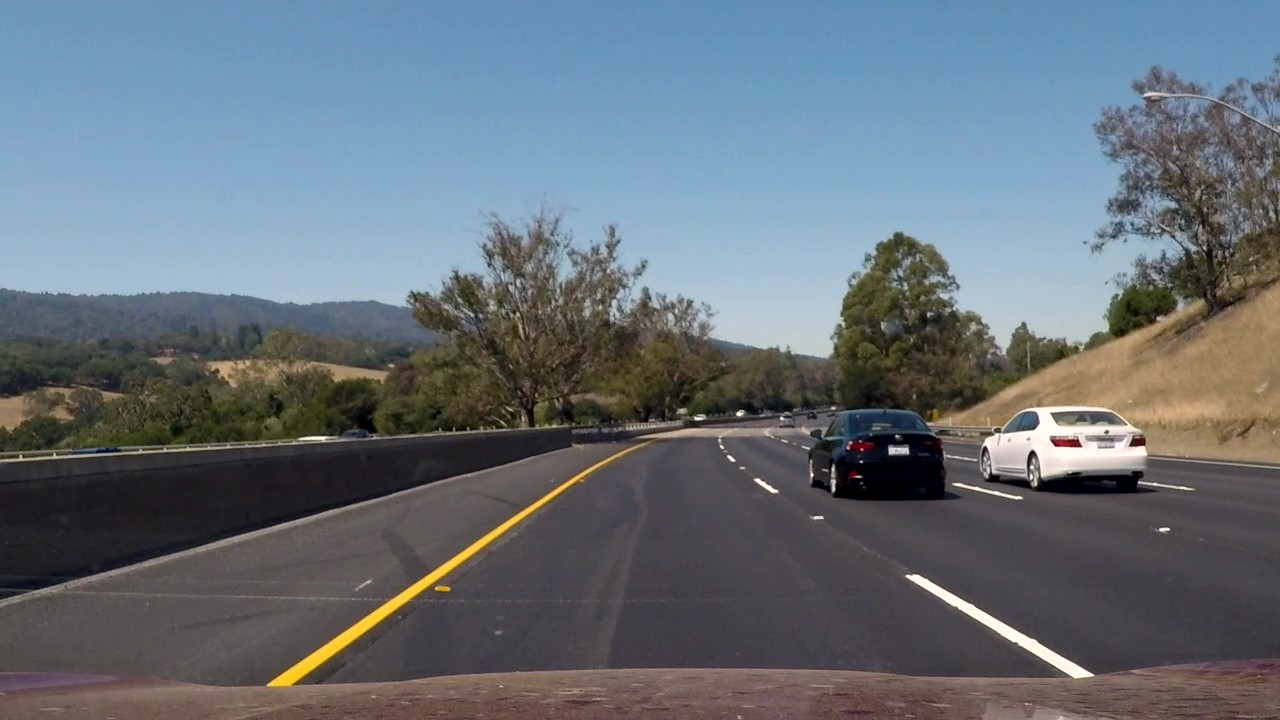
#> input picture test_images/challenge_Moment_1.jpg, 1280 x 720 px
$ python find_edges.py test_images/challenge_Moment_1.jpg
#> lines starting #> are read from the running program, lines starting #| are printed output that depends on the picture; after the words box and inside, x2 and y2 are one past the last pixel; in counts of white or black regions, pixels touching at a corner belong together
#> in main, img is the input picture: shape (720, 1280, 3); mean B, G, R 120.7, 112.2, 102.6
### guiutils.py
"""
The Utilities for different processors
"""
import logging
import numpy as np
import cv2
import os

from pipetuner.processors.imgprocessor import ImageProcessor

# create logger
logger = logging.getLogger(__name__)

###################################
#       SmoothImage
###################################
class SmoothImage (ImageProcessor):
    def __init__(self, name, image=None, on_image_change=None, average_filter_size=3, gaussian_filter_size=1, median_filter_size=1, bilateral_filter_size=1):

        super().__init__(name, image, on_image_change)

        self.setParameter('average_filter_size', average_filter_size)
        self.setParameter('gaussian_filter_size', gaussian_filter_size)
        self.setParameter('median_filter_size', median_filter_size)
        self.setParameter('bilateral_filter_size', bilateral_filter_size)

        # [23 lines left out: functions onchangeAvgFltrSz, onchangeGaussFltrSz, onchangeMdnFltrSz, onchangeBltrlFltrSz, not called in this run]

        self.setWinControl(self._name + " " + self._win_Ctrl)

        cv2.createTrackbar('average_filter_size', self._win_Ctrl, self.getParameter('average_filter_size'), 20, onchangeAvgFltrSz)
        cv2.createTrackbar('gaussian_filter_size', self._win_Ctrl, self.getParameter('gaussian_filter_size'), 20, onchangeGaussFltrSz)
        cv2.createTrackbar('median_filter_size', self._win_Ctrl, self.getParameter('median_filter_size'), 20, onchangeMdnFltrSz)
        cv2.createTrackbar('bilateral_filter_size', self._win_Ctrl, self.getParameter('bilateral_filter_size'), 20, onchangeBltrlFltrSz)

    def averageFilterSize(self):
        return self.getParameter('average_filter_size')

    def gaussianFilterSize(self):
        return self.getParameter('gaussian_filter_size')

    def medianFilterSize(self):
        return self.getParameter('median_filter_size')

    def bilateralFilterSize(self):
        return self.getParameter('bilateral_filter_size')

    def _render(self):
        # Convert it to Grayscale
        self.setWindow(self._name)

        self._blurred_image = cv2.cvtColor(self.image, cv2.COLOR_RGB2GRAY)
        self._blurred_image = cv2.blur(self._blurred_image, (self.averageFilterSize(), self.averageFilterSize()))
        self._blurred_image = cv2.GaussianBlur(self._blurred_image, (self.gaussianFilterSize(), self.gaussianFilterSize()), 0)
        self._blurred_image = cv2.medianBlur(self._blurred_image, self.medianFilterSize())
        self._processed_image = cv2.bilateralFilter(self._blurred_image, 5, self.bilateralFilterSize(), self.medianFilterSize())

        cv2.imshow(self._name, self._processed_image)
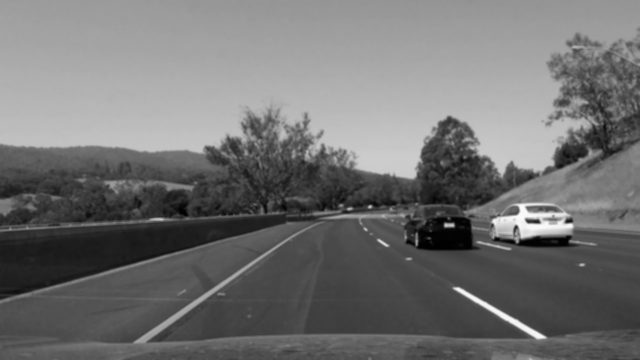
#> window 'Blur': shape (720, 1280) (shown at 1/2 size); min 0, max 250, mean 113.2

###################################
#       EdgeFinder
###################################
class EdgeFinder (ImageProcessor):
    def __init__(self, name, image=None, on_image_change=None, min_threshold=71, max_threshold=163):
        super().__init__(name, image, on_image_change)
        super().__init__(name, image, on_image_change)

        self.setParameter('min_threshold', min_threshold)
        self.setParameter('max_threshold', max_threshold)

        def onchangeThreshold1(pos):
            self.setParameter('min_threshold', pos)
            self.refresh()

        def onchangeThreshold2(pos):
            self.setParameter('max_threshold', pos)
            self.refresh()

        self.setWinControl(self._name + " " + self._win_Ctrl)

        cv2.createTrackbar('min_threshold', self._win_Ctrl, min_threshold, 255, onchangeThreshold1)
        cv2.createTrackbar('max_threshold', self._win_Ctrl, max_threshold, 255, onchangeThreshold2)

    def min_threshold(self):
        return self.getParameter('min_threshold')

    def max_threshold(self):
        return self.getParameter('max_threshold')

    def _render(self):
        self.setWindow(self._name)

        self._processed_image = cv2.Canny(self.image, self.min_threshold(), self.max_threshold())
        cv2.imshow(self._name, self._processed_image)
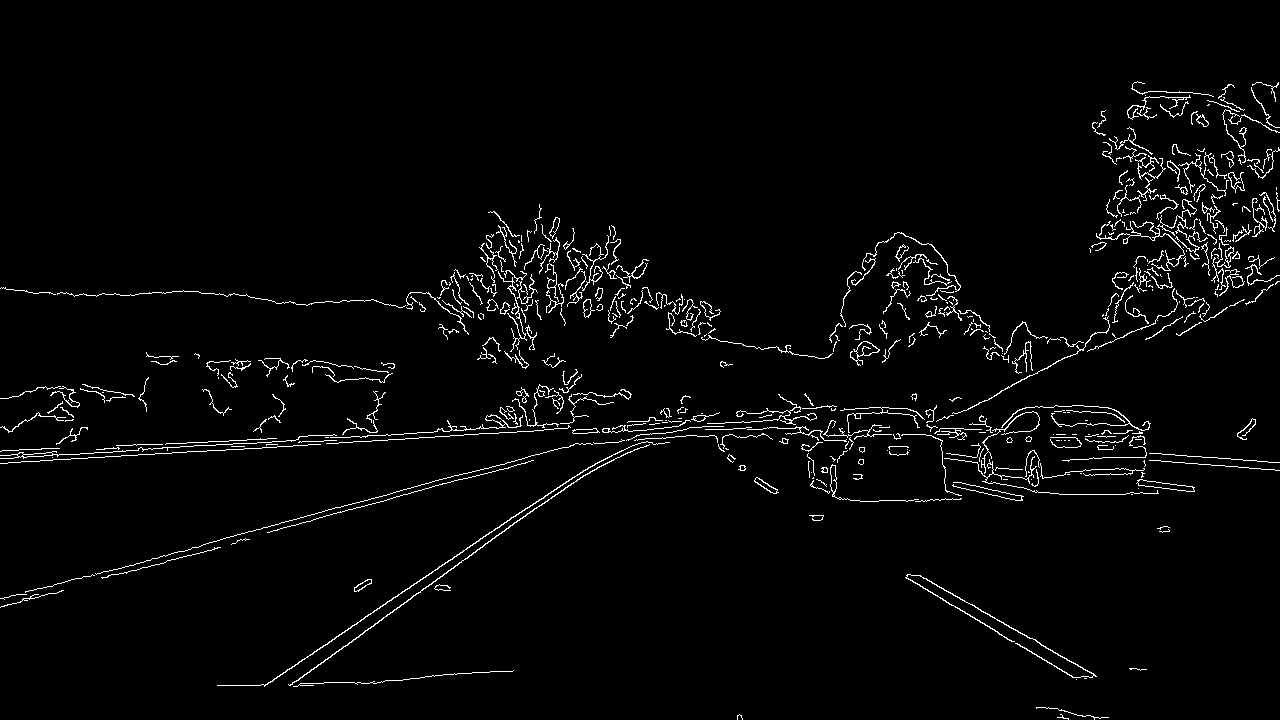
#> window 'Edge': shape (720, 1280); 2.7% white in thin lines or dots, all inside (x1, y1, x2, y2) = (0, 81, 1280, 720)

###################################
#       RegionMask
###################################
class RegionMask (ImageProcessor):
    # [30 lines left out: function __init__, not called in this run]

    def xUp(self):
        return int(self.xUpPercent() * self._xsize)

    def xBottom(self):
        return int(self.xBottomPercent() * self._xsize)

    def yUp(self):
        return int(self.yUpPercent() * self._ysize)

    def yBottom(self):
        return int(self.yBottomPercent() * self._ysize)

    def xUpPercent(self):
        return self.getParameter('x_up')

    def xBottomPercent(self):
        return self.getParameter('x_bottom')

    def yUpPercent(self):
        return self.getParameter('y_up')

    def yBottomPercent(self):
        return self.getParameter('y_bottom')

    # [61 lines left out: functions imageInfo, vertices, setConfig, region_of_interest, _render, not called in this run]

###################################
#       HoughLines
###################################
class HoughLines (ImageProcessor):
    # [57 lines left out: function __init__, not called in this run]

    # The resolution of the parameter r in pixels. We use 1 pixe
    def rho(self):
        return self.getParameter('rho')

    # The resolution of the parameter θ in radians. We use 1 degree (CV_PI/180)
    def thetaDegrees(self):
        return self.getParameter('theta')

    def theta(self):
        return self.thetaDegrees() * np.pi/180

    #  The minimum number of intersections to "detect" a line
    def threshold(self):
        return self.getParameter('threshold')

    # The minimum number of points that can form a line. Lines with less than
    # this number of points are disregarded.
    def minLineLength(self):
        return self.getParameter('min_line_length')

    # The maximum gap between two points to be considered in the same line.
    def maxLineGap(self):
        return self.getParameter('max_line_gap')

    def lineThickness (self):
        return self.getParameter('line_thickness')

    """
    Got the color of the line based on the slop of this line
    This is used for debugging purpose.
    """
    # [213 lines left out: functions getlineColor, draw_lines, get_line, draw_lane, _render, not called in this run]

###################################
#       ImageBlender
###################################
class ImageBlender (ImageProcessor):
    # [26 lines left out: function __init__, not called in this run]

    def alpha(self):
        return self.getParameter('alpha')

    def beta(self):
        return self.getParameter('beta')

    def gamma(self):
        return self.getParameter('gamma')

    def setBaseImage (self, base_image):
        self._base_image = base_image

    # [45 lines left out: functions setConfig, getImageInfo, showImageInfo, _render, not called in this run]

### pipetuner/processors/imgprocessor.py
"""
The parent processor class
"""

import os
import cv2

class ImageProcessor:
    """
    This is the parent class for all images processors
    """
    def __init__(self, name, image=None, image_info = None, on_image_change=None):
        self._name = name
        self._image_info = image_info
        self._config = {}
        self.image = image
        self._on_image_change = on_image_change
        self._processed_image = None
        self._win_Ctrl = 'Controls'
        self._pipline = None


    def __str__( self ) :
        return "( " + "name: " + str( self._name ) + ", " + str(self._config) + ")\n"

    def onImageChange(self, image_processor):
        self.setImage(image_processor.processedImage(), image_processor.imageInfo())

    def setWinControl (self, win_ctrl_name):
        self._win_Ctrl = win_ctrl_name
        # we either use WINDOW_NORMAL or WINDOW_AUTOSIZE
        cv2.namedWindow(self._win_Ctrl, cv2.WINDOW_NORMAL)

    def setWindow (self, win_name):
        # We use WINDOW_KEEPRATIO for image window.
        cv2.namedWindow(win_name, cv2.WINDOW_KEEPRATIO)

    def setImage (self, image, image_info = None):
        self.image = image
        self._image_info = image_info
        self._ysize = self.image.shape[0]
        self._xsize = self.image.shape[1]
        self.refresh()

    """
    This actually means adding the method onImageChange as a callback
    to be called when an image change happend.
    """
    def addProcessor (self, image_processor):
        self._on_image_change = image_processor

    def setPipeline (self, pipeline):
        self._pipline = pipeline

    def onCloseWindow(self):
        cv2.destroyWindow(self._name)

    def processedImage (self):
        return self._processed_image

    def imageInfo (self):
        return self._image_info

    def name (self):
        return self._name

    def _render(self):
        pass

    def setParameter(self, name, value):
        if self._config is not None:
            self._config [name] = value

    def getParameter (self, name):
        if self._config is not None:
            return self._config [name]
        else:
            return None

    def configuration(self):
        return self._config

    # [11 lines left out: functions setConfig, saveProcessedImage, not called in this run]

    def refresh(self):
        """Enforce refresh of the image to invoke the following in the pipeline
        """
        self._render()
        # Notify the following processor in the pipline with the update
        # to force refresh to following Processors
        if self._on_image_change and callable(self._on_image_change):
            self._on_image_change(self)

### find_edges.py
"""
How to run:
python find_edges.py <image path>
"""

import argparse
import cv2
import os

from guiutils import SmoothImage, EdgeFinder


def main():
    parser = argparse.ArgumentParser(description='Visualizes the line for hough transform.')
    parser.add_argument('filename')

    args = parser.parse_args()

    # img = cv2.imread(args.filename, cv2.IMREAD_GRAYSCALE)
    img = cv2.imread(args.filename)
    cv2.imshow('input', img)

    blur_image = SmoothImage('Blur', img, average_filter_size=5, gaussian_filter_size=1, median_filter_size=1, bilateral_filter_size=1)

    edge_finder = EdgeFinder('Edge', blur_image.processedImage(), min_threshold=28, max_threshold=115)
    blur_image.addProcessor (edge_finder.onImageChange)

    # will inforce refresh for all pipeline.
    blur_image.refresh()

    cv2.waitKey(0)

    # print ("Edge parameters: %s")
    # print ("GaussianBlur Filter Size: %f" % edge_finder.filterSize())
    # print ("Threshold2: %f" % edge_finder.threshold2())

    (head, tail) = os.path.split(args.filename)

    (root, ext) = os.path.splitext(tail)

    smoothed_filename = os.path.join("output_images", root + "-smoothed" + ext)
    edge_filename = os.path.join("output_images", root + "-edges" + ext)

    cv2.imwrite(smoothed_filename, edge_finder.processedImage())
    cv2.imwrite(edge_filename, edge_finder.processedImage())

    cv2.destroyAllWindows()


if __name__ == '__main__':
    main()

$ run again, on test_images/challenge_Moment_3.jpg
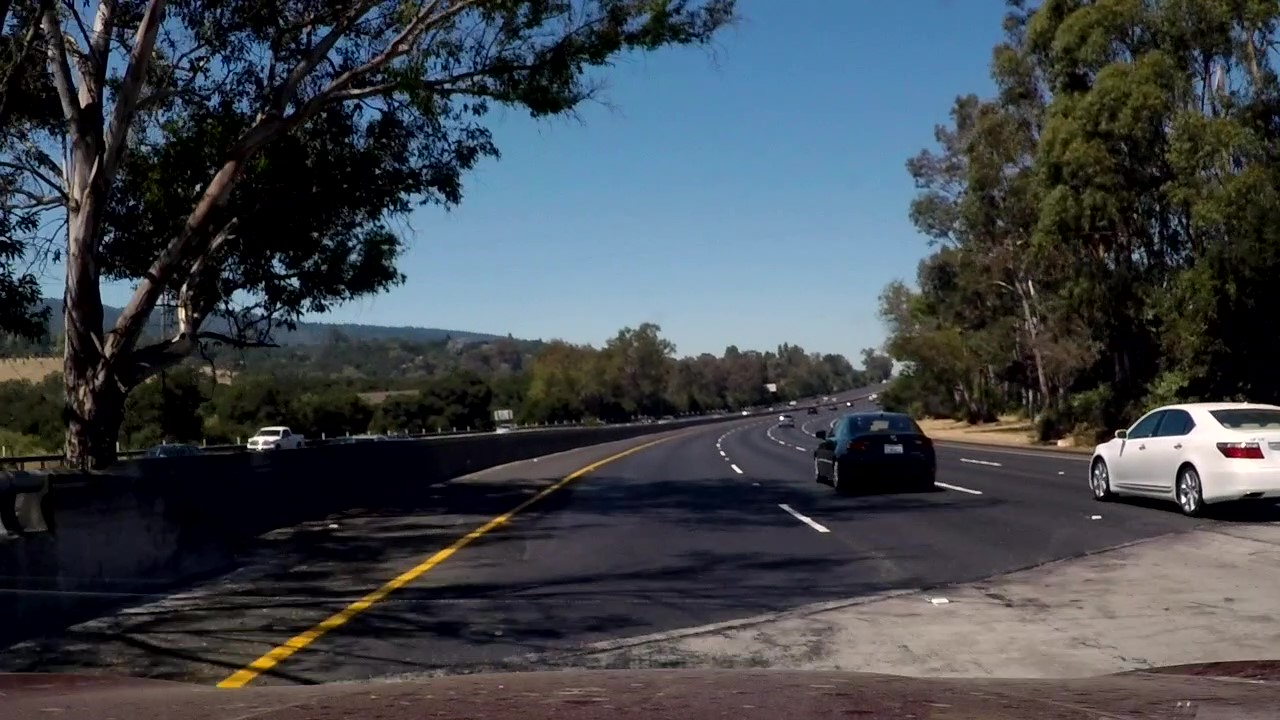
#> input picture test_images/challenge_Moment_3.jpg, 1280 x 720 px
#> in main, img is the input picture: shape (720, 1280, 3); mean B, G, R 76, 70, 64.4
#> in _render, `cv2.imshow(self._name, self._processed_image)`:
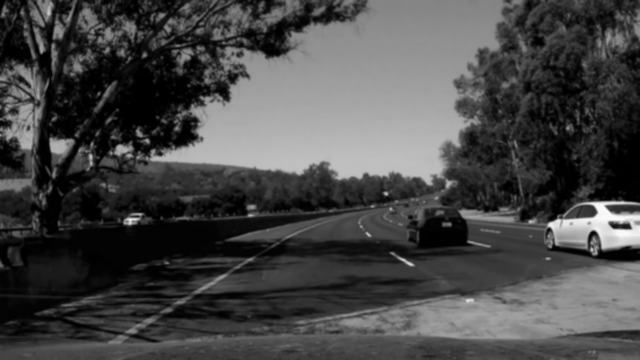
#> window 'Blur': shape (720, 1280) (shown at 1/2 size); min 0, max 251, mean 70.7
#> in _render, `cv2.imshow(self._name, self._processed_image)`:
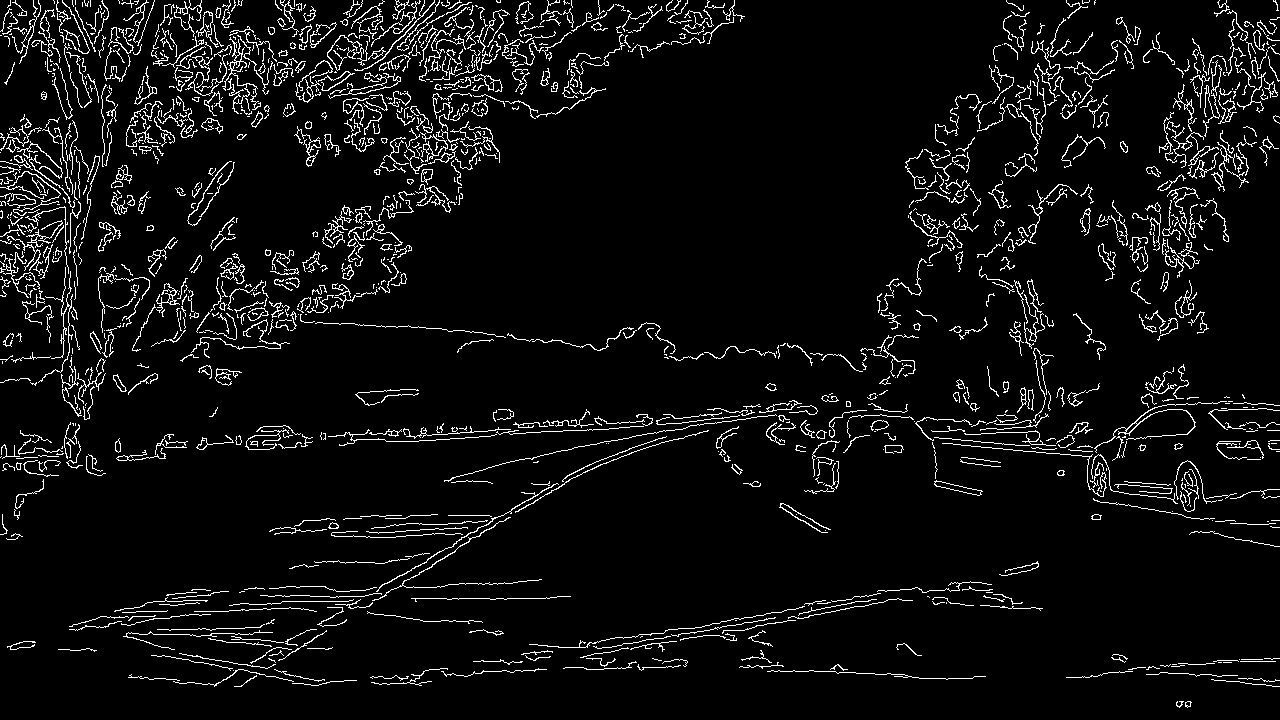
#> window 'Edge': shape (720, 1280); 5.7% white in thin lines or dots

$ run again, on test_images/solidYellowCurve2.jpg
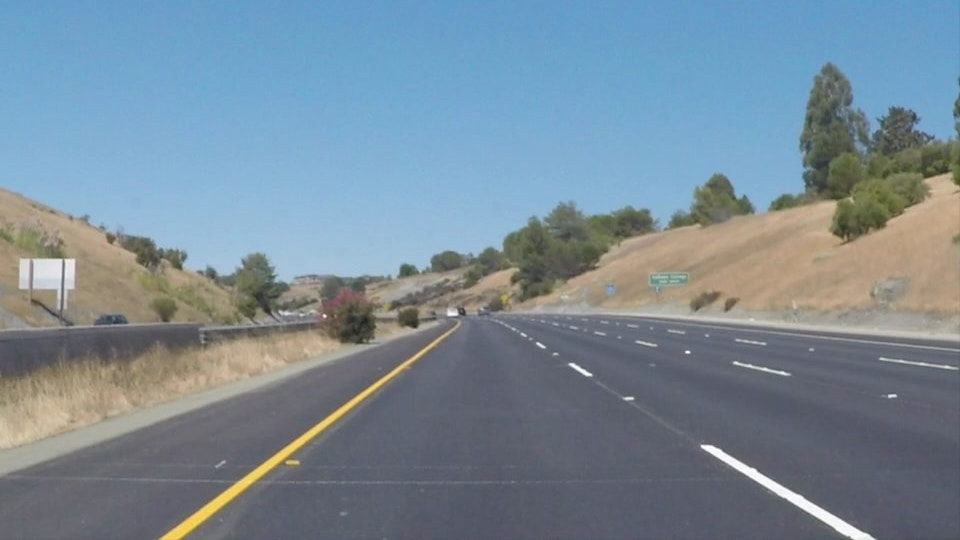
#> input picture test_images/solidYellowCurve2.jpg, 960 x 540 px
#> in main, img is the input picture: shape (540, 960, 3); mean B, G, R 151.5, 138.6, 120.7
#> in _render, `cv2.imshow(self._name, self._processed_image)`:
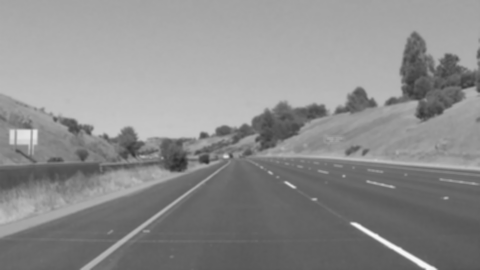
#> window 'Blur': shape (540, 960) (shown at 1/2 size); min 39, max 249, mean 140
#> in _render, `cv2.imshow(self._name, self._processed_image)`:
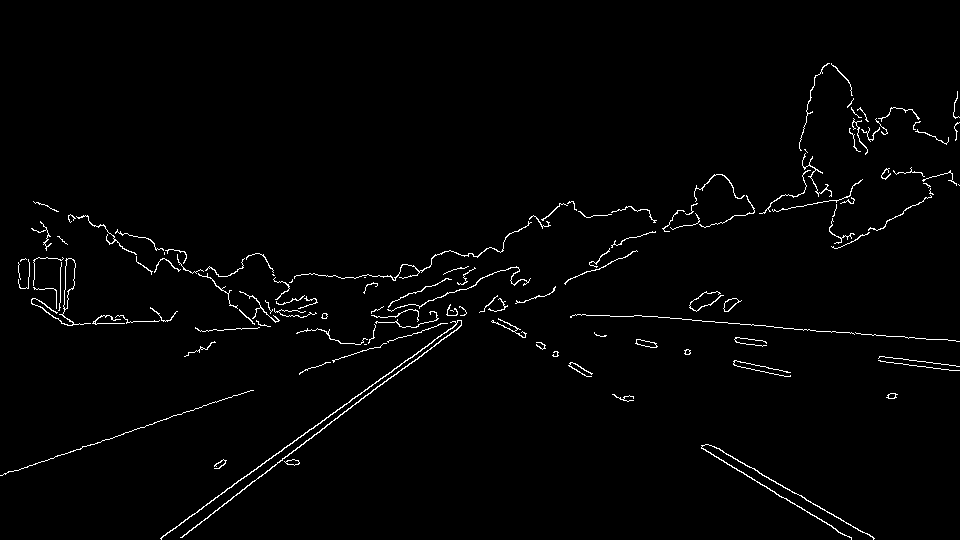
#> window 'Edge': shape (540, 960); 1.7% white in thin lines or dots, all inside (x1, y1, x2, y2) = (0, 63, 960, 540)
